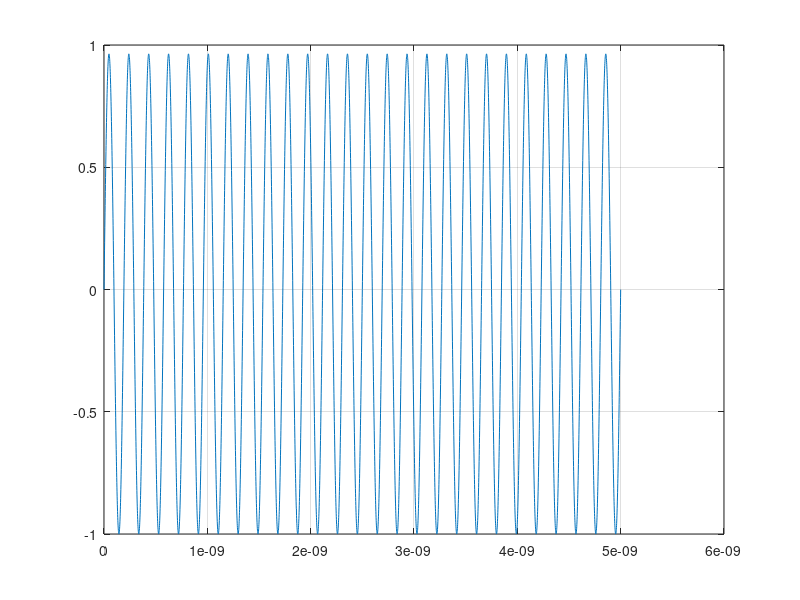
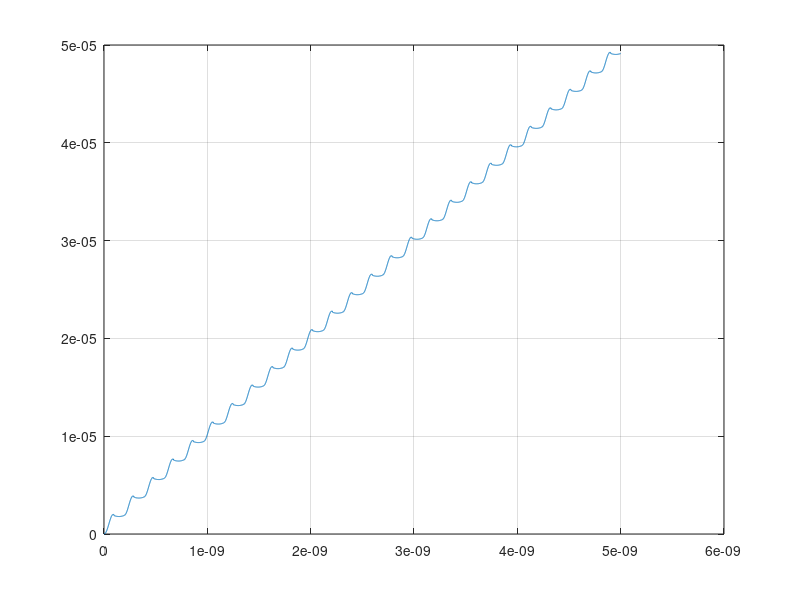

MATLAB code for these plots, in order:
function MyFunctionSPICE_diode_series_RC_nw_ver5
% written on 04-May-2022 to verify the SPICE code with LTspice or ADS.
% Improved diode model is used here.
% Trying out with model given in the ADS or SPICE help file.
% Current source is used instead of a voltage source. Breakdown current
% contribution is considered.
% DATE:- 07-May-2022
% AUTHOR:- Athul Shaji

clc;clear;format shortEng;%close all;

% diode parameters
Rs=20;
Isat=5e-6; % 5uA
Vth=26e-3; % 25.85 mV @ 300K
Vdiode=0;
Vdiodepre=Vdiode;
N=1.05;
Tt=1e-11;
Cj0=0.14e-12;
Vj=0.34;
M=0.4;
Fc=0.5;
Bv=2;
Ibv=1e-4;
Xti=2;
Eg=0.69;
AREA=1;%default value
ExplI=1;%default value
Ib0=Ibv*exp(-Bv/(N*Vth));
tol_value=1e-9;
LHS=[0;0;0;0;0;0;0];
LHSpre=LHS;
if Vdiode<(-10*N*Vth)
    G0=(Isat/(N*Vth))*exp(-10);
    Idiodepre=(Isat*(exp(-10)-1)+G0*(Vdiodepre+10*N*Vth));
else
    G0=(Isat/(N*Vth))*exp(Vdiodepre/(N*Vth));
    Idiodepre=Isat*(exp(Vdiodepre/(N*Vth))-1);
end
I0=Idiodepre-G0*Vdiodepre;
% source parameters
Iampsrc=1;
Vampsrc=1;
Rshunt=1;
freq=5.2e9;
% load
Cload=1e-6;
Rload=500;
% simulation parameters
start_time=0; end_time=5e-9;
delt=1e-12;%(1/freq)/100;
delt_old=delt;
Vnode3pre=0;
Vnode30pre=0;
Vnode23pre=0;

index=0;

if(1)
    time_slice=1;
    delt=delt/time_slice;
end

V1=zeros(length(start_time:delt_old:end_time),1);
V2=zeros(length(start_time:delt_old:end_time),1);

MNA=zeros(5);
MNA(1,1)=(1/Rshunt)+(1/Rs);
MNA(1,2)=(-1/Rs);
MNA(2,1)=(-1/Rs);
MNA(2,2)=(1/Rs)+G0;
MNA(3,2)=-G0;
MNA(2,3)=-G0;
MNA(3,3)=G0+(1/Rload);
MNA(4,3)=Cload/delt;
MNA(4,4)=-1;
MNA(3,4)=1;

if Vdiode<=Fc*Vj
    Cj=AREA*Cj0*(1-Vdiode/Vj).^-M;
elseif Vdiode>Fc*Vj
    Cj=AREA*(Cj0/(1-Fc)^M)*(1+(M/(Vj*(1-Fc)))*(Vdiode-Fc*Vj));
end

Cdiff=Tt*G0;
Cdiode=Cdiff+Cj;
MNA(2,5)=1;
MNA(3,5)=-1;
MNA(5,2)=Cdiode/delt;
MNA(5,3)=-Cdiode/delt;
MNA(5,5)=-1;

tic;
for time=start_time:delt_old:end_time
    %     Vsrc=Vampsrc*sin(2*pi*freq*time);
    Isrc=Iampsrc*sin(2*pi*freq*time);
    tol=1e9; %tolerance for stopping the iteration   
    for n=time:delt:time+delt_old-delt
        tol=1e9;
        while(tol>tol_value)             
            % RHS vector
            RHS=[0+Isrc;...
                -I0;...
                I0;...
                (Cload/delt)*Vnode30pre;...;...
                (Cdiode/delt)*Vnode23pre];
            % LHS is the solution vector
            LHS=MNA\RHS;
            Vnode30pre=LHS(3)-0;
            Vnode23pre=LHS(2)-LHS(3);
            Vdiode=(LHS(2)-LHS(3));
            Vdiodepre=Vdiode;
            Vbmax=N*Vth*log(ExplI/Ibv);
            Gbmax=ExplI/(N*Vth);
            % G0 and I0 are modified
            if Vdiodepre<(-10*N*Vth)
                G0=(Isat/(N*Vth))*exp(-10);
                Idiodepre=(Isat*(exp(-10)-1)+G0*(Vdiodepre+10*N*Vth));
            elseif -(Vdiodepre+Bv)>Vbmax
                Idiodepre=-(ExplI+(-(Vdiodepre+Bv)-Vbmax)*Gbmax-Ib0);
                G0=Gbmax;
            else
                G0=(Isat/(N*Vth))*exp(Vdiodepre/(N*Vth));
                Idiodepre=Isat*(exp(Vdiodepre/(N*Vth))-1);
            end
            I0=Idiodepre-G0*(LHS(2)-LHS(3));
            % junction capacitance is evaluated
            if Vdiodepre<=Fc*Vj
                Cj=AREA*Cj0*(1-(Vdiodepre)/Vj).^-M;
            elseif Vdiodepre>Fc*Vj
                Cj=AREA*(Cj0/(1-Fc)^M)*(1+(M/(Vj*(1-Fc)))*((Vdiodepre)-Fc*Vj));
            end

            Cdiff=Tt*G0;
            Cdiode=Cdiff+Cj;
            % MNA matrix is updated
            MNA(2,2)=(1/Rs)+G0;
            MNA(3,2)=-G0;
            MNA(2,3)=-G0;
            MNA(3,3)=G0+(1/Rload);
            MNA(5,2)=Cdiode/delt;
            MNA(5,3)=-Cdiode/delt;
            % computing the tolerance            
            %tol=abs(LHS(2:3)-LHSpre(2:3)).^2;
            tol=abs((LHS(2)-LHS(3))-(LHSpre(2)-LHSpre(3))).^4;
            % storing the value of the LHS to LHSpre
            LHSpre=LHS;
        end    
    end
    index=index+1;
    diode_capacitance(index)=Cdiode;
    V1(index)=LHS(1);V2(index)=LHS(3);
end
toc;
figure(1),plot(0:delt_old:end_time,V1);grid on;hold on;figure(2),plot(0:delt_old:end_time,V2);grid on;hold on;
%figure(3);plot(0:delt:end_time,V1-V2);grid on;
end